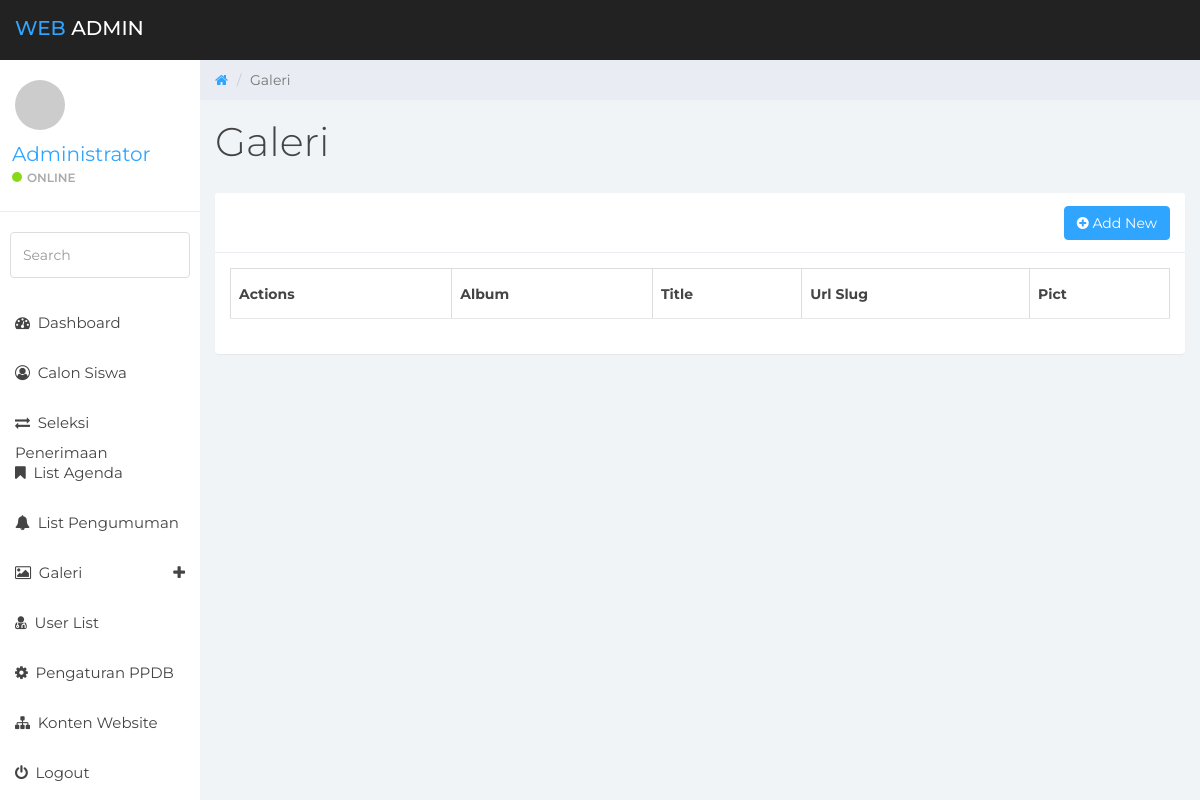
Before: /sysadmin/?page=list-galeri (signed in) with the older database file.
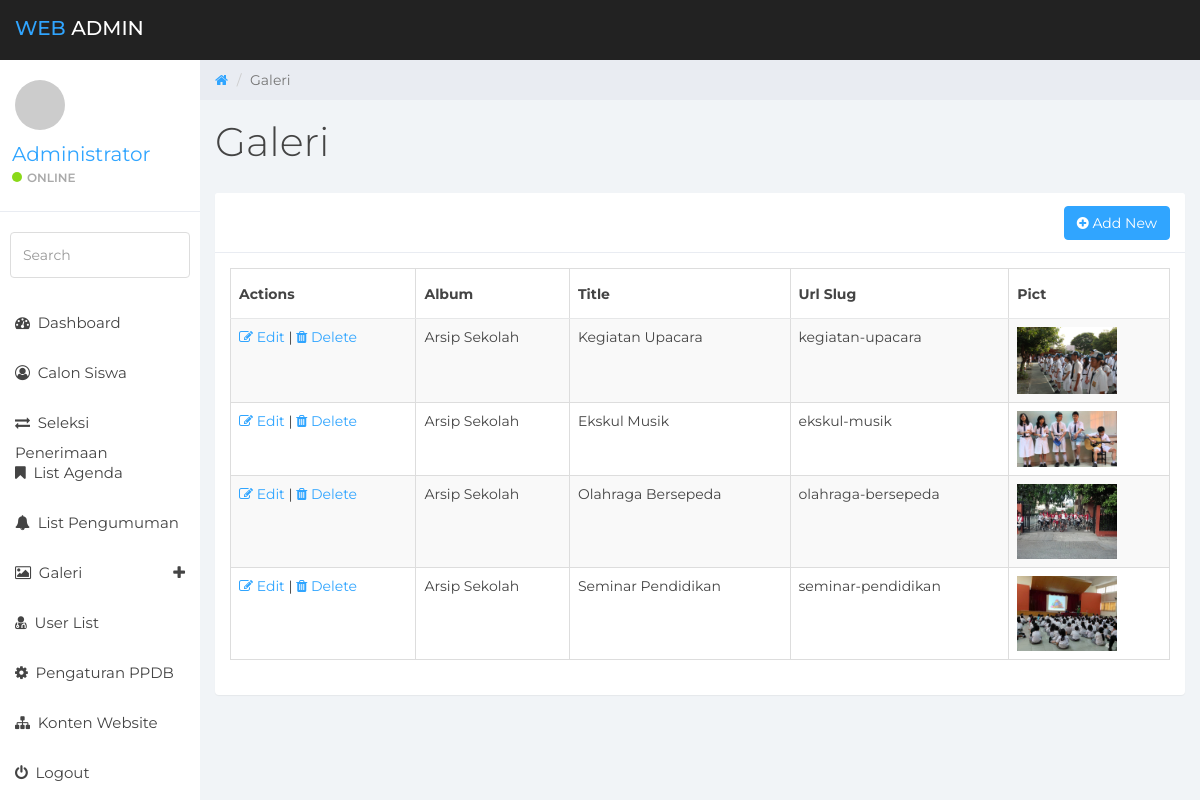
After: the same page with the newer database file.
### tables this page shows
CREATE TABLE `galeri_foto` (
  `galeri_id` int(5) NOT NULL,
  `album_id` int(5) NOT NULL,
  `galeri_title` varchar(100) NOT NULL,
  `galeri_slug` varchar(100) NOT NULL,
  `galeri_desc` text NOT NULL,
  `galeri_pict` varchar(100) NOT NULL
);

CREATE TABLE `album_foto` (
  `album_id` int(5) NOT NULL,
  `album_title` varchar(100) NOT NULL,
  `album_slug` varchar(100) NOT NULL,
  `album_desc` text NOT NULL,
  `album_pict` varchar(100) NOT NULL
);

### includes/constants.php (called while the page is built, shortened)
<?php
$baseurl = "http://".$_SERVER['HTTP_HOST'].str_replace(basename($_SERVER['SCRIPT_NAME']),"",$_SERVER['SCRIPT_NAME']);
?>

### includes/class.db.php (called while the page is built, shortened)
<?php
class DB
{
    private $link = null;
    static $inst = null;
    public function __construct()
    {
        try {
            $this->link = new mysqli( DB_HOST, DB_USER, DB_PASS, DB_NAME );
            $this->link->set_charset( "utf8" );
        } catch ( Exception $e ) {
            die( 'Unable to connect to database' );
        }
    }
    public function get_results( $query, $object = false )
    {
        $results = $this->link->query( $query );
        if( $this->link->error )
        {
            $this->log_db_errors( $this->link->error, $query );
            return false;
        }
        else
        {
            $row = array();
            while( $r = ( !$object ) ? $results->fetch_assoc() : $results->fetch_object() )
            {
                $row[] = $r;
            }
            return $row;
        }
    }
    static function getInstance()
    {
        if( self::$inst == null )
        {
            self::$inst = new DB();
        }
        return self::$inst;
    }
}

### sysadmin/modules/galeri/v_list.php (the view, shortened to what this page needs)
<?php
$pagetitle = "Galeri";
$act = "modules/galeri/do_task.php";
$getpage = "list-galeri";
$getact = htmlspecialchars($_GET["act"], ENT_QUOTES, 'UTF-8');
?>
<div class="row">
    <ol class="breadcrumb">
        <li><a href="<?php echo $baseurl;?>">
            <em class="fa fa-home"></em>
        </a></li>
        <li class="active"><?php echo $pagetitle;?></li>
    </ol>
</div>
<div class="row">
    <div class="col-lg-12">
        <h1 class="page-header"><?php echo $pagetitle;?></h1>
    </div>
</div>
<?php
switch($getact){
    default:
?>
<div class="row">
    <div class="col-lg-12">
        <div class="panel panel-default">
            <div class="panel-heading">
                <span class="pull-right"><button class="btn btn-primary" onclick="location.href='?page=<?php echo $getpage; ?>&act=add';"><i class="fa fa-plus-circle"></i> Add New</button> </span>
            </div>
            <div class="panel-body">
                <table id="example" class="table table-striped table-bordered" style="width:100%">
                    <thead>
                        <tr>
                            <th>Actions</th>
                            <th>Album</th>
                            <th>Title</th>
                            <th>Url Slug</th>
                            <th>Pict</th>
                        </tr>
                    </thead>
                    <tbody>
                        <?php
                            $query = "SELECT g.*, a.album_title FROM galeri_foto AS g "
                                    . "INNER JOIN album_foto AS a ON g.album_id = a.album_id ";
                            $results = $database->get_results( $query );
                            foreach( $results as $row )
                            {
                                $img_path = '../' . UPLOADS_DIR . 'images' . DIRECTORY_SEPARATOR;
                                $pict = !empty($row["galeri_pict"]) ? '<img class="img-responsive" src="'.$img_path.$row["galeri_pict"].'" width="100px">' : 'NO IMAGE';
                                echo '<tr>';
                                    echo '<td>
                                            <a href="?page='.$getpage.'&act=edit&key='.$row["galeri_id"].'"><i class="fa fa-edit"></i> Edit</a> |
                                            <a href="'.$act.'?page='.$getpage.'&act=delete&key='.$row["galeri_id"].'"><i class="fa fa-trash"></i> Delete</a>
                                        </td>';
                                    echo '<td>'.$row["album_title"].'</td>';
                                    echo '<td>'.$row["galeri_title"].'</td>';
                                    echo '<td>'.$row["galeri_slug"].'</td>';
                                    echo '<td class="text-center">'.$pict.'</td>';
                                echo '</tr>';
                            }
                        ?>
                    </tbody>
                </table>
            </div>
        </div>
    </div>
</div>
<?php
break;
?>
<?php
}
?>

### sysadmin/index.php (shortened to what this page needs)
<?php
$isLoggedIn = $_SESSION['isLoggedin'];
if(!isset($isLoggedIn) || $isLoggedIn != TRUE){
    require('login.php');
}
else{
    if (file_exists('digi_canvas.php')){
        require('digi_canvas.php');
    } else {
        header('HTTP/1.1 503 Service Unavailable.', TRUE, 503);
        echo 'The application environment is not set correctly.';
        exit(1);
    }
}
?>

### sysadmin/digi_canvas.php (shortened to what this page needs)
<?php
require("../includes/constants.php");
$isLoggedIn = $_SESSION['isLoggedin'];
if(!isset($isLoggedIn) || $isLoggedIn != TRUE){
    header('HTTP/1.1 403 Forbidden.', TRUE, 403);
    echo 'You dont have permissions to access this page! <a href="javascript:history.back()">Back</a>';
    exit(1);
}else{
    require('../includes/class.db.php');
    $database = DB::getInstance();
    include("template/v_header.php");
    include("template/v_nav.php");
    include("template/v_sidebar.php");
    include("template/v_content.php");
    include("template/v_footer.php");
}
?>

### sysadmin/template/v_header.php (shortened to what this page needs)
<!DOCTYPE html>
<html>
<head>
	<link href="assets/css/bootstrap.min.css" rel="stylesheet">
	<link href="assets/css/font-awesome.min.css" rel="stylesheet">
	<link href="assets/css/styles.css" rel="stylesheet">
        <link rel="stylesheet" type="text/css" href="assets/plugins/DataTables/datatables.min.css"/>
        <link rel="stylesheet" type="text/css" href="assets/plugins/DataTables/DataTables-1.10.16/css/dataTables.bootstrap.min.css"/>
        <link href="assets/plugins/summernote/summernote.css" rel="stylesheet">
        <link rel="stylesheet" type="text/css" href="assets/plugins/bootstrap-datepicker/css/bootstrap-datepicker3.css"/>
</head>
<body>

### sysadmin/template/v_nav.php (shortened to what this page needs)
<nav class="navbar navbar-custom navbar-fixed-top" role="navigation">
	<div class="container-fluid">
		<div class="navbar-header">
			<a class="navbar-brand" href="#"><span>Web</span> Admin</a>
		</div>
	</div>
</nav>

### sysadmin/template/v_sidebar.php (shortened to what this page needs)
<div id="sidebar-collapse" class="col-sm-3 col-lg-2 sidebar">
	<div class="profile-sidebar">
		<div class="profile-userpic">
			<img src="http://placehold.it/50/30a5ff/fff" class="img-responsive" alt="">
		</div>
		<div class="profile-usertitle">
                           <div class="profile-usertitle-name"><a href="?page=user-list&act=edit&key=<?php echo $_SESSION['vUser']; ?>"><?php echo $_SESSION['vName']; ?></a></div>
			<div class="profile-usertitle-status"><span class="indicator label-success"></span>Online</div>
		</div>
	</div>
	<form role="search">
		<div class="form-group">
			<input type="text" class="form-control" placeholder="Search">
		</div>
	</form>
	<ul class="nav menu">
		<li><a href="<?php echo $baseurl; ?>"><em class="fa fa-dashboard">&nbsp;</em> Dashboard</a></li>
                       <li><a href="?page=list-pendaftar"><em class="fa fa-user-circle-o">&nbsp;</em> Calon Siswa</a></li>
                       <li><a href="?page=list-seleksi"><em class="fa fa-exchange">&nbsp;</em> Seleksi Penerimaan</a></li>
                       <li><a href="?page=list-agenda"><em class="fa fa-bookmark">&nbsp;</em> List Agenda</a></li>
                       <li><a href="?page=list-pengumuman"><em class="fa fa-bell">&nbsp;</em> List Pengumuman</a></li>
		<li class="parent "><a data-toggle="collapse" href="#sub-item-1">
                           <em class="fa fa-image">&nbsp;</em> Galeri <span data-toggle="collapse" href="#sub-item-1" class="icon pull-right"><em class="fa fa-plus"></em></span>
                           </a>
		</li>
                       <li><a href="?page=user-list"><em class="fa fa-user-md">&nbsp;</em> User List</a></li>
                       <li><a href="?page=ppdb-config"><em class="fa fa-gear">&nbsp;</em> Pengaturan PPDB</a></li>
                       <li><a href="?page=list-pages"><em class="fa fa-sitemap">&nbsp;</em> Konten Website</a></li>
		<li><a href="logout.php"><em class="fa fa-power-off">&nbsp;</em> Logout</a></li>
	</ul>
</div>

### sysadmin/template/v_content.php (shortened to what this page needs)
<div class="col-sm-9 col-sm-offset-3 col-lg-10 col-lg-offset-2 main">
    <?php
    $page_files = array(
        'list-soal'=>'modules/soal/v_list.php',
        'list-pages'=>'modules/pages/v_list.php',
        'list-agenda'=>'modules/agenda/v_list.php',
        'list-pengumuman'=>'modules/pengumuman/v_list.php',
        'list-album'=>'modules/album/v_list.php',
        'list-galeri'=>'modules/galeri/v_list.php',
        'ppdb-config'=>'modules/setup/v_form.php',
        'list-pendaftar'=>'modules/calonsiswa/v_list.php',
        'list-seleksi'=>'modules/seleksi/v_list.php',
        'user-list'=>'modules/users/v_list.php',
        'dashboard'=>'modules/dashboard.php'
    );
    if (in_array($_GET['page'],array_keys($page_files))) {
        include $page_files[$_GET['page']];
    } else {
        include $page_files['dashboard'];
    }
    ?>
</div>

### sysadmin/template/v_footer.php (shortened to what this page needs)
</body>
</html>

### sysadmin/assets/css/styles.css (style rules this page uses)
body { background: #f1f4f7; padding-top: 60px; font-size: 14px; color: #444444; font-family: "Montserrat", "Helvetica Neue", Helvetica, Arial, sans-serif; }
a, a:hover, a:focus { color: #30a5ff; }
h1, h2, h3, h4, h5, h6 { color: #444444; }
h1 { font-weight: 300; font-size: 40px; }
input.form-control { border: 1px solid #ddd; box-shadow: none; height: 46px; }
.navbar-custom { background: #222; height: 60px; }
.navbar-header .navbar-brand { color: #fff; font-size: 20px; text-transform: uppercase; font-weight: 500; height: 60px; padding-top: 18px; }
.navbar-header .navbar-brand span { color: #30a5ff; }
.btn-primary, .btn-primary:hover, .btn-primary:focus, .btn-primary:active, .btn-primary.active, .open > .dropdown-toggle.btn-primary, .btn-primary.disabled, .btn-primary[disabled], fieldset[disabled] .btn-primary, .btn-primary.disabled:hover, .btn-primary[disabled]:hover, fieldset[disabled] .btn-primary:hover, .btn-primary.disabled:focus, .btn-primary[disabled]:focus, fieldset[disabled] .btn-primary:focus, .btn-primary.disabled:active, .btn-primary[disabled]:active, fieldset[disabled] .btn-primary:active, .btn-primary.disabled.active, .btn-primary[disabled].active, fieldset[disabled] .btn-primary.active { background-color: #30a5ff; border-color: #30a5ff; }
.label-success { background-color: #8ad919; }
.panel { border: 0; }
.panel-heading { font-size: 20px; font-weight: 300; letter-spacing: 0.025em; height: 60px; line-height: 38px; }
.panel-default .panel-heading { background: #fff; border-bottom: 1px solid #e9ecf2; color: #444444; }
.panel-heading span { margin: 0px; font-size: 14px; }
.navbar { border: 0; }
.sidebar { display: block; padding: 0; display: none; box-shadow: none; background: #fff; }
.sidebar ul { margin: 20px 0px; }
.sidebar form { padding: 10px 0 0 0; margin: 10px 10px 20px 10px; }
@media (min-width: 768px) { .sidebar { display: block; position: fixed; top: 60px; bottom: 0; left: 0; z-index: 1000; display: block; margin: 0; padding: 0; overflow-x: hidden; overflow-y: auto; } }
@media (min-width: 768px) { .navbar-header { width: 100%; } }
.sidebar ul.nav li a { height: 50px; font-size: 15px; line-height: 2em; color: #444444; }
.profile-sidebar { padding: 10px 0; border-bottom: 1px solid #e9ecf2; }
.indicator { width: 10px; height: 10px; display: inline-block; border-radius: 9999px; margin-right: 5px; }
.profile-userpic img { float: left; margin: 10px 0px 0px 15px; width: 50px; height: 50px; border-radius: 9999px !important; }
.profile-usertitle { float: left; text-align: left; margin: 10px 0 0 12px; }
.profile-usertitle-name { font-size: 20px; margin-bottom: 0px; }
.profile-usertitle-status { text-transform: uppercase; color: #AAA; font-size: 12px; font-weight: 600; margin-bottom: 15px; }
.breadcrumb { border-radius: 0; padding: 10px 15px 10px 15px; background: #e9ecf2; margin: 0; }
h1.page-header { margin-top: 20px; border-bottom: 0; }
.table { background: #fff; }
.table > thead > tr > th { border-bottom: 1px solid #e6e7e8; vertical-align: middle; height: 50px; }

Changed rows visible on the page:
added galeri_foto: album.album_title "Arsip Sekolah", galeri_title "Kegiatan Upacara", galeri_slug "kegiatan-upacara", galeri_pict (picture)
added galeri_foto: album.album_title "Arsip Sekolah", galeri_title "Ekskul Musik", galeri_slug "ekskul-musik", galeri_pict (picture)
added galeri_foto: album.album_title "Arsip Sekolah", galeri_title "Olahraga Bersepeda", galeri_slug "olahraga-bersepeda", galeri_pict (picture)
added galeri_foto: album.album_title "Arsip Sekolah", galeri_title "Seminar Pendidikan", galeri_slug "seminar-pendidikan", galeri_pict (picture)
